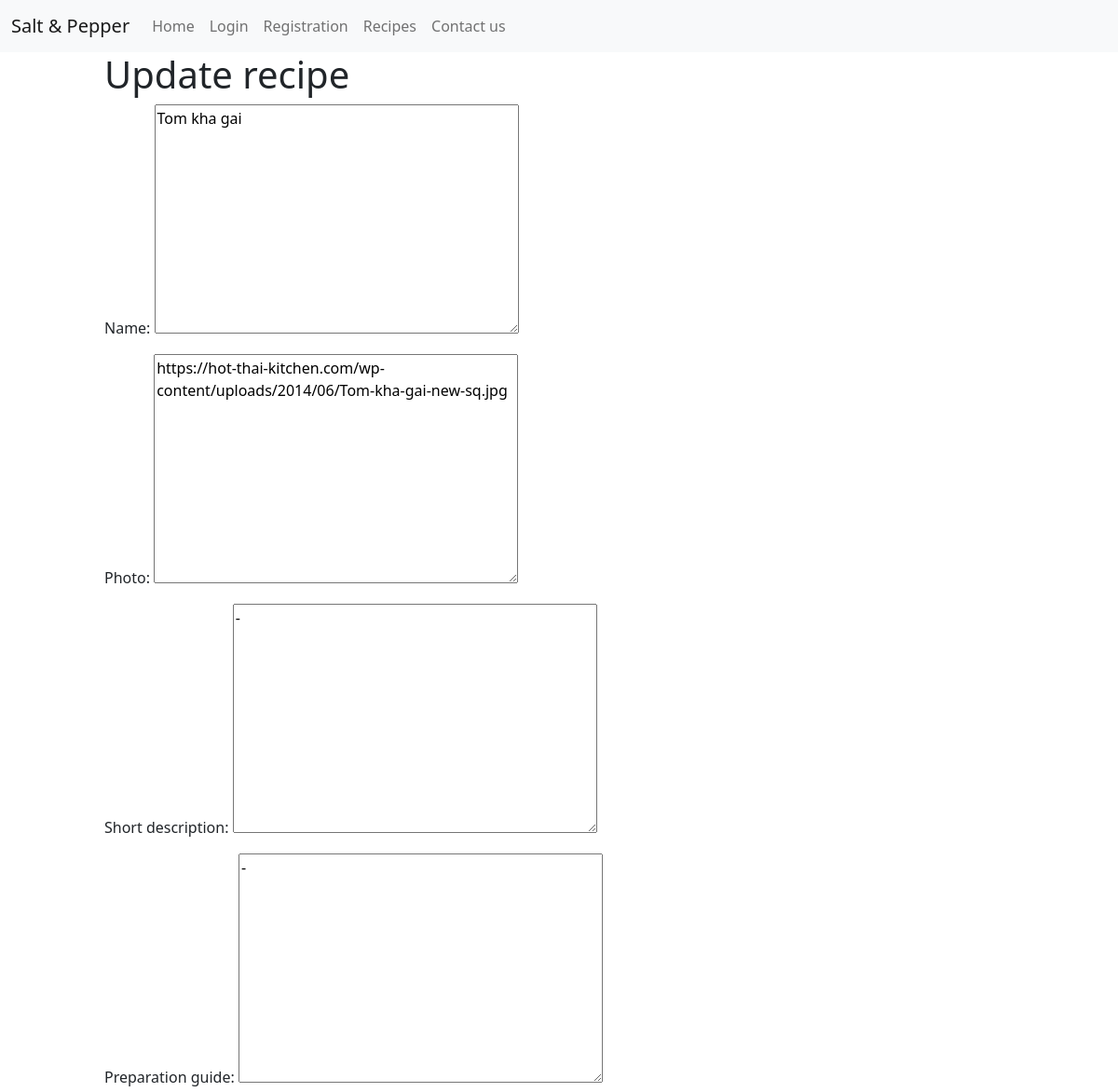
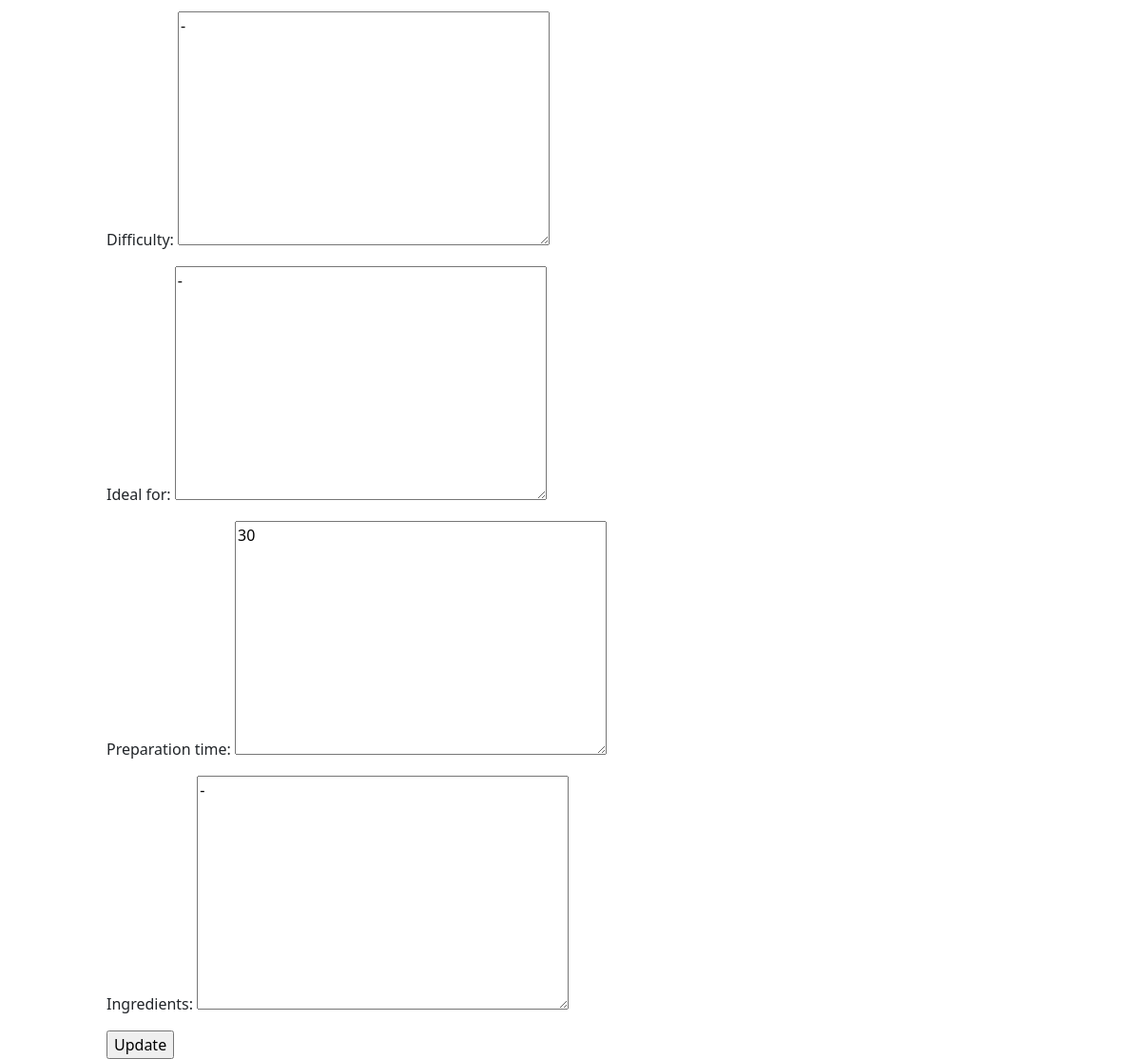
The app's page /update-recipe/4/ with its own data (2 pictures, top to bottom).
### recipe_collection/models.py (models this page shows, shortened)
class Recipe(models.Model):
    name = models.TextField()
    photo = models.TextField()
    short_description = models.TextField(default="")
    preparation_guide = models.TextField()
    difficulty = models.TextField()
    ideal_for = models.TextField()
    preparation_time = models.TextField()
    ingredients = models.TextField()

### recipe_collection/views.py (the view)
# urls.py: path('update-recipe/<int:id>/', Views.update_recipe),
def update_recipe(request, id):
    recipe = Recipe.objects.filter(id=id)
    context = {
        "recipes": Recipe.objects.all(),
        "form": RecipeForm(instance=recipe[0]),
        "recipe_id": recipe[0].id
    }
    return render(request, "update-recipe.html", context)

### recipe_collection/forms.py
class RecipeForm(forms.ModelForm):
    class Meta:
        model = Recipe
        fields = [
          'name',
          'photo',
          'short_description',
          'preparation_guide',
          'difficulty',
          'ideal_for',
          'preparation_time',
          'ingredients'
        ]

### templates/update-recipe.html (shortened to what this page needs)
{% extends 'base.html' %}
{% block content %}
<div class="container-fluid">
    <div class="row">
      <div class="col-sm-1">
      </div>
      <div class="col-sm-10" >
        <h1>Update recipe</h1>
        <form action="/edit-recipe/" method="POST">
          {{ form.as_p }}
          <input type='submit' value='Update' />
        </form>
      </div>
      <div class="col-sm-1"></div>
    </div>
</div>
{% endblock %}

### records on screen
Recipe: name "Tom kha gai", photo "https://hot-thai-kitchen.com/wp-content/uploads/2014/06/Tom-kha-gai-new-sq.jpg", short_description "-", preparation_guide "-", difficulty "-", ideal_for "-", preparation_time "30", ingredients "-"
